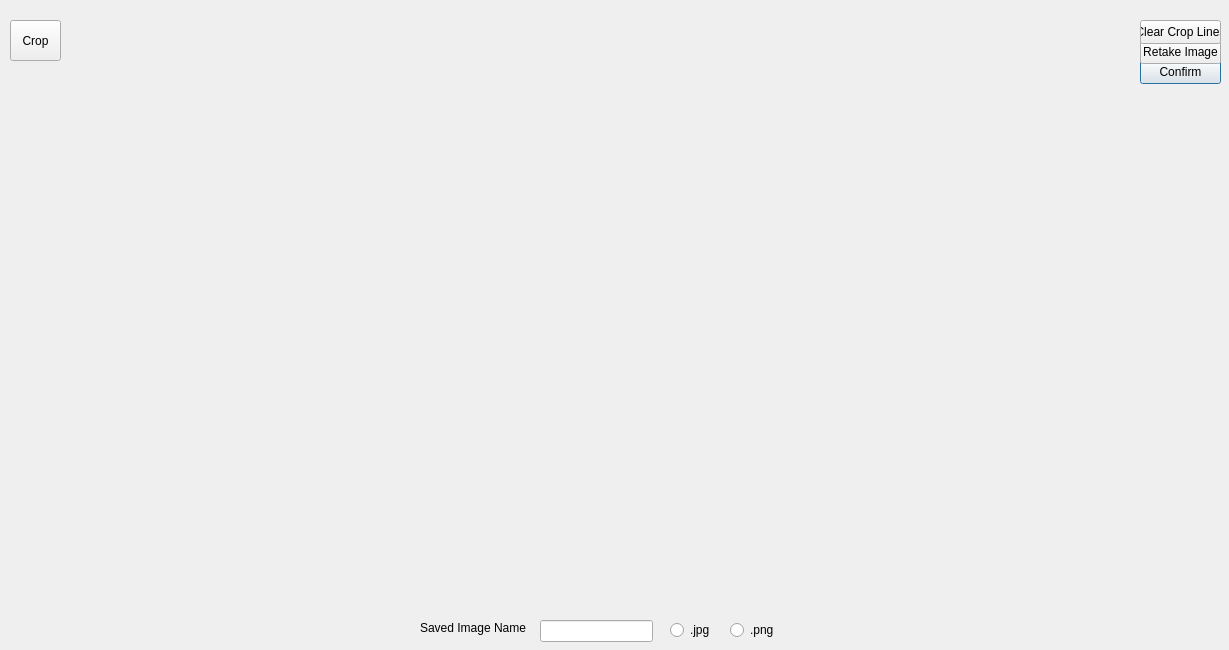
<?xml version="1.0" encoding="UTF-8"?>
<ui version="4.0">
 <class>CameraConfirmationDialog</class>
 <widget class="QDialog" name="CameraConfirmationDialog">
  <property name="geometry">
   <rect>
    <x>0</x>
    <y>0</y>
    <width>1229</width>
    <height>650</height>
   </rect>
  </property>
  <property name="windowTitle">
   <string>Dialog</string>
  </property>
  <widget class="QPushButton" name="camera_confirm_btn">
   <property name="geometry">
    <rect>
     <x>1140</x>
     <y>60</y>
     <width>81</width>
     <height>24</height>
    </rect>
   </property>
   <property name="text">
    <string>Confirm</string>
   </property>
  </widget>
  <widget class="QPushButton" name="camera_retake_btn">
   <property name="geometry">
    <rect>
     <x>1140</x>
     <y>40</y>
     <width>81</width>
     <height>24</height>
    </rect>
   </property>
   <property name="text">
    <string>Retake Image</string>
   </property>
  </widget>
  <widget class="QToolButton" name="camera_crop_btn">
   <property name="geometry">
    <rect>
     <x>10</x>
     <y>20</y>
     <width>51</width>
     <height>41</height>
    </rect>
   </property>
   <property name="text">
    <string>Crop</string>
   </property>
  </widget>
  <widget class="QPushButton" name="clear_crop_lines_btn">
   <property name="geometry">
    <rect>
     <x>1140</x>
     <y>20</y>
     <width>81</width>
     <height>24</height>
    </rect>
   </property>
   <property name="text">
    <string>Clear Crop Lines</string>
   </property>
  </widget>
  <widget class="QLineEdit" name="captured_image_name_line_edit">
   <property name="geometry">
    <rect>
     <x>540</x>
     <y>620</y>
     <width>113</width>
     <height>22</height>
    </rect>
   </property>
  </widget>
  <widget class="QLabel" name="label">
   <property name="geometry">
    <rect>
     <x>420</x>
     <y>620</y>
     <width>111</width>
     <height>16</height>
    </rect>
   </property>
   <property name="text">
    <string>Saved Image Name</string>
   </property>
  </widget>
  <widget class="QRadioButton" name="jpg_btn_">
   <property name="geometry">
    <rect>
     <x>670</x>
     <y>620</y>
     <width>89</width>
     <height>20</height>
    </rect>
   </property>
   <property name="text">
    <string>.jpg</string>
   </property>
  </widget>
  <widget class="QRadioButton" name="png_btn_">
   <property name="geometry">
    <rect>
     <x>730</x>
     <y>620</y>
     <width>89</width>
     <height>20</height>
    </rect>
   </property>
   <property name="text">
    <string>.png</string>
   </property>
  </widget>
 </widget>
 <resources/>
 <connections/>
</ui>
